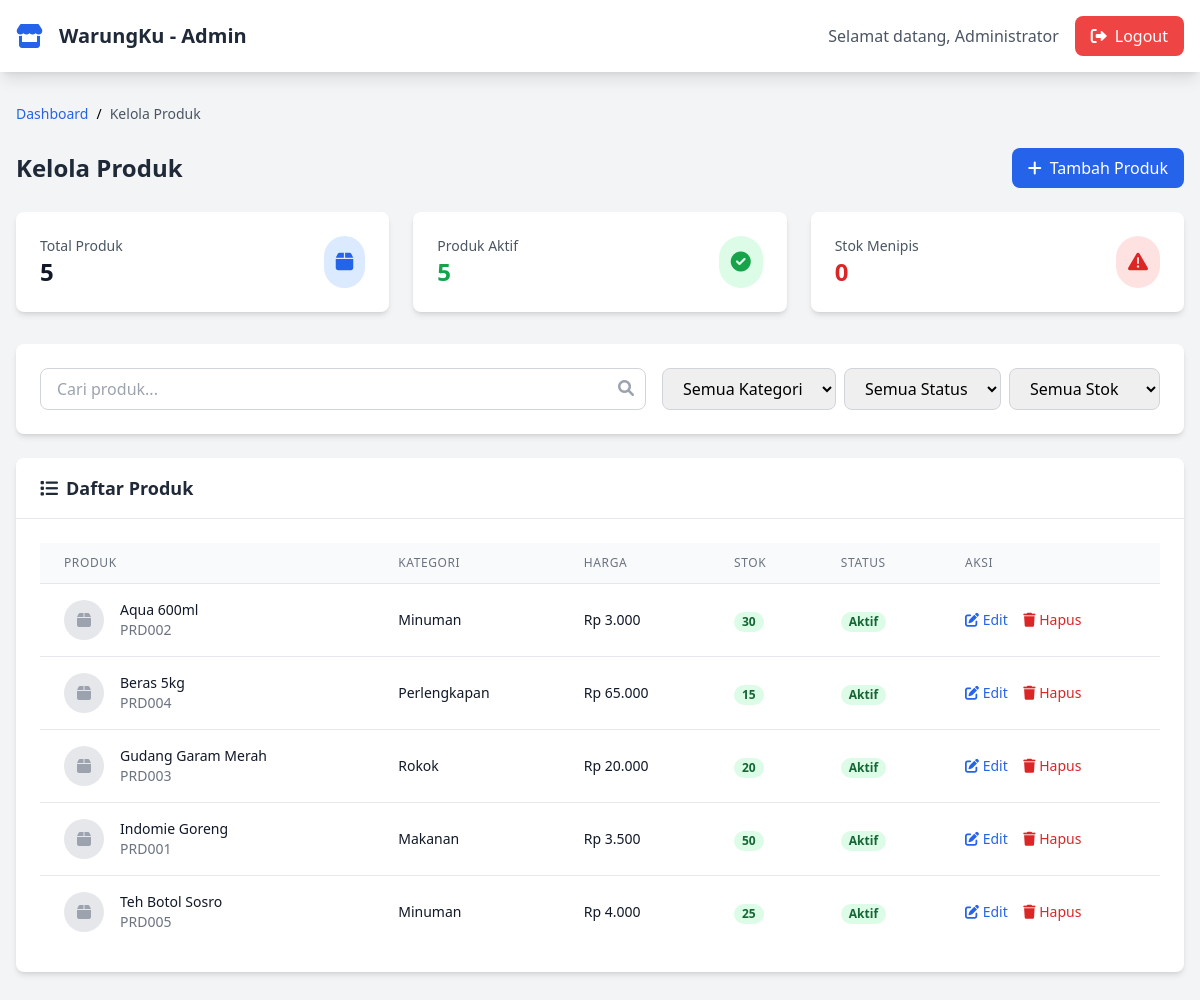
Page /admin/produk.php (signed in) on the committed database.
### tables this page shows
CREATE TABLE produk (
    id_produk INT AUTO_INCREMENT PRIMARY KEY,
    kode_produk VARCHAR(20) UNIQUE NOT NULL,
    nama_produk VARCHAR(100) NOT NULL,
    id_kategori INT,
    harga_jual DECIMAL(10,2) NOT NULL,
    stok INT DEFAULT 0,
    stok_minimum INT DEFAULT 5,
    foto_produk VARCHAR(255) NULL,
    status ENUM('aktif', 'nonaktif') DEFAULT 'aktif',
    created_at TIMESTAMP DEFAULT CURRENT_TIMESTAMP,
    FOREIGN KEY (id_kategori) REFERENCES kategori(id_kategori)
);

CREATE TABLE kategori (
    id_kategori INT AUTO_INCREMENT PRIMARY KEY,
    nama_kategori VARCHAR(50) NOT NULL,
    deskripsi TEXT,
    created_at TIMESTAMP DEFAULT CURRENT_TIMESTAMP
);

### admin/produk.php (the view, shortened to what this page needs)
<?php
include '../config/db.php';
$total_produk = mysqli_fetch_assoc(mysqli_query($conn, "SELECT COUNT(*) as count FROM produk"))['count'];
$produk_aktif = mysqli_fetch_assoc(mysqli_query($conn, "SELECT COUNT(*) as count FROM produk WHERE status='aktif'"))['count'];
$stok_menipis = mysqli_fetch_assoc(mysqli_query($conn, "SELECT COUNT(*) as count FROM produk WHERE stok <= stok_minimum"))['count'];
?>
<!DOCTYPE html>
<html lang="id">
<head>
    <script src="https://cdn.tailwindcss.com"></script>
    <link href="https://cdnjs.cloudflare.com/ajax/libs/font-awesome/6.0.0/css/all.min.css" rel="stylesheet">
</head>
<body class="bg-gray-100">
    <nav class="bg-white shadow-lg">
        <div class="max-w-7xl mx-auto px-4">
            <div class="flex justify-between items-center py-4">
                <div class="flex items-center space-x-4">
                    <i class="fas fa-store text-2xl text-blue-600"></i>
                    <h1 class="text-xl font-bold text-gray-800">WarungKu - Admin</h1>
                </div>
                <div class="flex items-center space-x-4">
                    <span class="text-gray-600">Selamat datang, <?php echo $_SESSION['nama_lengkap']; ?></span>
                    <a href="../auth/logout.php" class="bg-red-500 text-white px-4 py-2 rounded-lg hover:bg-red-600 transition">
                        <i class="fas fa-sign-out-alt mr-2"></i>Logout
                    </a>
                </div>
            </div>
        </div>
    </nav>
    <div class="max-w-7xl mx-auto px-4 py-8">
        <div class="flex items-center mb-6 text-sm">
            <a href="dashboard.php" class="text-blue-600 hover:text-blue-800">Dashboard</a>
            <span class="mx-2">/</span>
            <span class="text-gray-600">Kelola Produk</span>
        </div>
        <div class="flex justify-between items-center mb-6">
            <h1 class="text-2xl font-bold text-gray-800">Kelola Produk</h1>
            <a href="produk-tambah.php" class="bg-blue-600 text-white px-4 py-2 rounded-lg hover:bg-blue-700 transition">
                <i class="fas fa-plus mr-2"></i>Tambah Produk
            </a>
        </div>
        <div class="grid grid-cols-1 md:grid-cols-3 gap-6 mb-8">
            <div class="bg-white rounded-lg shadow-md p-6">
                <div class="flex items-center justify-between">
                    <div>
                        <p class="text-sm font-medium text-gray-600">Total Produk</p>
                        <p class="text-2xl font-bold text-gray-900"><?php echo $total_produk; ?></p>
                    </div>
                    <div class="bg-blue-100 p-3 rounded-full">
                        <i class="fas fa-box text-blue-600 text-xl"></i>
                    </div>
                </div>
            </div>
            <div class="bg-white rounded-lg shadow-md p-6">
                <div class="flex items-center justify-between">
                    <div>
                        <p class="text-sm font-medium text-gray-600">Produk Aktif</p>
                        <p class="text-2xl font-bold text-green-600"><?php echo $produk_aktif; ?></p>
                    </div>
                    <div class="bg-green-100 p-3 rounded-full">
                        <i class="fas fa-check-circle text-green-600 text-xl"></i>
                    </div>
                </div>
            </div>
            <div class="bg-white rounded-lg shadow-md p-6">
                <div class="flex items-center justify-between">
                    <div>
                        <p class="text-sm font-medium text-gray-600">Stok Menipis</p>
                        <p class="text-2xl font-bold text-red-600"><?php echo $stok_menipis; ?></p>
                    </div>
                    <div class="bg-red-100 p-3 rounded-full">
                        <i class="fas fa-exclamation-triangle text-red-600 text-xl"></i>
                    </div>
                </div>
            </div>
        </div>
        <div class="bg-white rounded-lg shadow-md p-6 mb-6">
            <div class="flex flex-col md:flex-row md:items-center md:justify-between gap-4">
                <div class="flex-1">
                    <div class="relative">
                        <input type="text" id="searchProduct" placeholder="Cari produk..."
                               class="w-full px-4 py-2 border border-gray-300 rounded-lg focus:ring-2 focus:ring-blue-500 focus:border-transparent">
                        <i class="fas fa-search absolute right-3 top-3 text-gray-400"></i>
                    </div>
                </div>
                <div class="flex flex-wrap gap-2">
                    <select id="filterKategori" class="px-4 py-2 border border-gray-300 rounded-lg focus:ring-2 focus:ring-blue-500 focus:border-transparent">
                        <option value="">Semua Kategori</option>
                    </select>
                    <select id="filterStatus" class="px-4 py-2 border border-gray-300 rounded-lg focus:ring-2 focus:ring-blue-500 focus:border-transparent">
                        <option value="">Semua Status</option>
                    </select>
                    <select id="filterStok" class="px-4 py-2 border border-gray-300 rounded-lg focus:ring-2 focus:ring-blue-500 focus:border-transparent">
                        <option value="">Semua Stok</option>
                    </select>
                </div>
            </div>
        </div>
        <div class="bg-white rounded-lg shadow-md">
            <div class="px-6 py-4 border-b border-gray-200">
                <h2 class="text-lg font-semibold text-gray-800">
                    <i class="fas fa-list mr-2"></i>Daftar Produk
                </h2>
            </div>
            <div class="p-6">
                <?php
                $produk_query = "SELECT p.*, k.nama_kategori
                                FROM produk p
                                LEFT JOIN kategori k ON p.id_kategori = k.id_kategori
                                ORDER BY p.nama_produk";
                $produk_result = mysqli_query($conn, $produk_query);
                if (mysqli_num_rows($produk_result) > 0):
                ?>
                <div class="overflow-x-auto">
                    <table class="min-w-full divide-y divide-gray-200">
                        <thead class="bg-gray-50">
                            <tr>
                                <th class="px-6 py-3 text-left text-xs font-medium text-gray-500 uppercase tracking-wider">Produk</th>
                                <th class="px-6 py-3 text-left text-xs font-medium text-gray-500 uppercase tracking-wider">Kategori</th>
                                <th class="px-6 py-3 text-left text-xs font-medium text-gray-500 uppercase tracking-wider">Harga</th>
                                <th class="px-6 py-3 text-left text-xs font-medium text-gray-500 uppercase tracking-wider">Stok</th>
                                <th class="px-6 py-3 text-left text-xs font-medium text-gray-500 uppercase tracking-wider">Status</th>
                                <th class="px-6 py-3 text-left text-xs font-medium text-gray-500 uppercase tracking-wider">Aksi</th>
                            </tr>
                        </thead>
                        <tbody class="bg-white divide-y divide-gray-200">
                            <?php while ($produk = mysqli_fetch_assoc($produk_result)): ?>
                            <tr data-kategori-id="<?php echo $produk['id_kategori']; ?>" data-status="<?php echo $produk['status']; ?>">
                                <td class="px-6 py-4 whitespace-nowrap">
                                    <div class="flex items-center">
                                        <div class="flex-shrink-0 h-10 w-10">
                                            <?php if (!empty($produk['foto_produk']) && file_exists("../uploads/{$produk['foto_produk']}")): ?>
                                                <img class="h-10 w-10 rounded-full object-cover"
                                                     src="../uploads/<?php echo $produk['foto_produk']; ?>"
                                                     alt="<?php echo $produk['nama_produk']; ?>">
                                            <?php else: ?>
                                                <div class="h-10 w-10 rounded-full bg-gray-200 flex items-center justify-center">
                                                    <i class="fas fa-box text-gray-400"></i>
                                                </div>
                                            <?php endif; ?>
                                        </div>
                                        <div class="ml-4">
                                            <div class="text-sm font-medium text-gray-900">
                                                <?php echo htmlspecialchars($produk['nama_produk']); ?>
                                            </div>
                                            <div class="text-sm text-gray-500">
                                                <?php echo htmlspecialchars($produk['kode_produk']); ?>
                                            </div>
                                        </div>
                                    </div>
                                </td>
                                <td class="px-6 py-4 whitespace-nowrap">
                                    <div class="text-sm text-gray-900">
                                        <?php echo htmlspecialchars($produk['nama_kategori'] ?? 'Tidak ada kategori'); ?>
                                    </div>
                                </td>
                                <td class="px-6 py-4 whitespace-nowrap">
                                    <div class="text-sm font-medium text-gray-900">
                                        Rp <?php echo number_format($produk['harga_jual'], 0, ',', '.'); ?>
                                    </div>
                                </td>
                                <td class="px-6 py-4 whitespace-nowrap">
                                    <?php if ($produk['stok'] <= $produk['stok_minimum'] && $produk['stok'] > 0): ?>
                                        <span class="px-2 inline-flex text-xs leading-5 font-semibold rounded-full bg-yellow-100 text-yellow-800" data-stok-status="menipis">
                                            <?php echo $produk['stok']; ?> (Menipis)
                                        </span>
                                    <?php elseif ($produk['stok'] == 0): ?>
                                        <span class="px-2 inline-flex text-xs leading-5 font-semibold rounded-full bg-red-100 text-red-800" data-stok-status="habis">
                                            Habis
                                        </span>
                                    <?php else: ?>
                                        <span class="px-2 inline-flex text-xs leading-5 font-semibold rounded-full bg-green-100 text-green-800" data-stok-status="normal">
                                            <?php echo $produk['stok']; ?>
                                        </span>
                                    <?php endif; ?>
                                </td>
                                <td class="px-6 py-4 whitespace-nowrap">
                                    <?php if ($produk['status'] == 'aktif'): ?>
                                        <span class="px-2 inline-flex text-xs leading-5 font-semibold rounded-full bg-green-100 text-green-800">
                                            Aktif
                                        </span>
                                    <?php else: ?>
                                        <span class="px-2 inline-flex text-xs leading-5 font-semibold rounded-full bg-gray-100 text-gray-800">
                                            Nonaktif
                                        </span>
                                    <?php endif; ?>
                                </td>
                                <td class="px-6 py-4 whitespace-nowrap text-sm font-medium">
                                    <a href="produk-edit.php?id=<?php echo $produk['id_produk']; ?>" class="text-blue-600 hover:text-blue-900 mr-3">
                                        <i class="fas fa-edit"></i> Edit
                                    </a>
                                    <a href="produk-hapus.php?id=<?php echo $produk['id_produk']; ?>"
                                       class="text-red-600 hover:text-red-900"
                                       onclick="return confirm('Yakin ingin menghapus produk ini?')">
                                        <i class="fas fa-trash"></i> Hapus
                                    </a>
                                </td>
                            </tr>
                            <?php endwhile; ?>
                        </tbody>
                    </table>
                </div>
                <?php endif; ?>
            </div>
        </div>
    </div>
</body>
</html>

### rows in the picture
produk: nama_produk "Aqua 600ml", kode_produk "PRD002", id_kategori.nama_kategori "Minuman", harga_jual "3.000", stok "30", status "Aktif"
produk: nama_produk "Beras 5kg", kode_produk "PRD004", id_kategori.nama_kategori "Perlengkapan", harga_jual "65.000", stok "15", status "Aktif"
produk: nama_produk "Gudang Garam Merah", kode_produk "PRD003", id_kategori.nama_kategori "Rokok", harga_jual "20.000", stok "20", status "Aktif"
produk: nama_produk "Indomie Goreng", kode_produk "PRD001", id_kategori.nama_kategori "Makanan", harga_jual "3.500", stok "50", status "Aktif"
produk: nama_produk "Teh Botol Sosro", kode_produk "PRD005", id_kategori.nama_kategori "Minuman", harga_jual "4.000", stok "25", status "Aktif"

### other values in the picture
$_SESSION['nama_lengkap'] "Administrator"
$total_produk "5"
$produk_aktif "5"
$stok_menipis "0"
